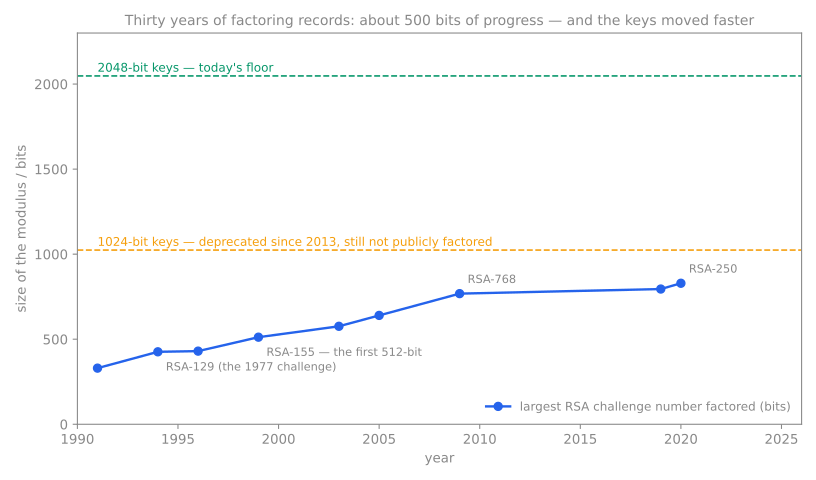

Source code (Python):
"""How big a number the public record has factored, by year — the RSA Factoring Challenge records —
against the key sizes in use.  Regenerate: python3 encryption-factoring-records.py"""
import matplotlib
matplotlib.use("Agg"); import matplotlib.pyplot as plt
GREY="#888888"
recs=[(1991,330,"RSA-100"),(1994,426,"RSA-129 (the 1977 challenge)"),(1996,430,"RSA-130"),(1999,512,"RSA-155 — the first 512-bit"),(2003,576,"RSA-576"),(2005,640,"RSA-640"),(2009,768,"RSA-768"),(2019,795,"RSA-240"),(2020,829,"RSA-250")]
fig,ax=plt.subplots(figsize=(8.5,5)); fig.patch.set_alpha(0); ax.set_facecolor("none")
ax.plot([r[0] for r in recs],[r[1] for r in recs],"o-",color="#2563eb",lw=1.8,ms=6,label="largest RSA challenge number factored (bits)")
for y,b,l in recs:
    if l.startswith(("RSA-129","RSA-155","RSA-768","RSA-250")): ax.annotate(l,(y,b),xytext=(6,-14 if b<700 else 8),textcoords="offset points",fontsize=8.5,color=GREY)
for b,lab,c in [(1024,"1024-bit keys — deprecated since 2013, still not publicly factored","#f59e0b"),(2048,"2048-bit keys — today's floor","#059669")]:
    ax.axhline(b,color=c,lw=1.2,ls="--"); ax.text(1991,b+25,lab,color=c,fontsize=9)
ax.set_xlim(1990,2026); ax.set_ylim(0,2300); ax.set_xlabel("year",color=GREY); ax.set_ylabel("size of the modulus / bits",color=GREY)
for s in ax.spines.values(): s.set_color(GREY)
ax.tick_params(colors=GREY); leg=ax.legend(frameon=False,fontsize=9,loc="lower right")
for t in leg.get_texts(): t.set_color(GREY)
ax.set_title("Thirty years of factoring records: about 500 bits of progress — and the keys moved faster",color=GREY,fontsize=10.5)
fig.tight_layout(); fig.savefig("encryption-factoring-records.svg",transparent=True); print("ok")
